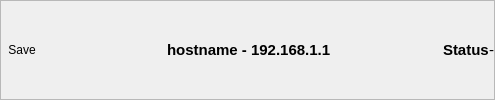
    <widget class="QFrame" name="frame">
     <property name="frameShape">
      <enum>QFrame::StyledPanel</enum>
     </property>
     <property name="frameShadow">
      <enum>QFrame::Raised</enum>
     </property>
     <layout class="QGridLayout" name="gridLayout">
      <property name="leftMargin">
       <number>0</number>
      </property>
      <property name="topMargin">
       <number>0</number>
      </property>
      <property name="rightMargin">
       <number>0</number>
      </property>
      <property name="bottomMargin">
       <number>0</number>
      </property>
      <property name="spacing">
       <number>0</number>
      </property>
      <item row="0" column="0">
       <layout class="QHBoxLayout" name="horizontalLayout_10">
        <item>
         <widget class="QToolButton" name="saveButton">
          <property name="minimumSize">
           <size>
            <width>32</width>
            <height>32</height>
           </size>
          </property>
          <property name="toolTip">
           <string>Save to CSV.</string>
          </property>
          <property name="text">
           <string>Save</string>
          </property>
          <property name="icon">
           <iconset theme="document-save">
            <normaloff>../../../../../../../../../../../../../../../../../../../../../../../../../../../../../../../../.designer/backup</normaloff>../../../../../../../../../../../../../../../../../../../../../../../../../../../../../../../../.designer/backup</iconset>
          </property>
          <property name="shortcut">
           <string>Ctrl+S</string>
          </property>
          <property name="toolButtonStyle">
           <enum>Qt::ToolButtonFollowStyle</enum>
          </property>
          <property name="autoRaise">
           <bool>true</bool>
          </property>
         </widget>
        </item>
        <item>
         <widget class="QToolButton" name="prefsButton">
          <property name="sizePolicy">
           <sizepolicy hsizetype="Fixed" vsizetype="Fixed">
            <horstretch>0</horstretch>
            <verstretch>0</verstretch>
           </sizepolicy>
          </property>
          <property name="minimumSize">
           <size>
            <width>32</width>
            <height>32</height>
           </size>
          </property>
          <property name="text">
           <string/>
          </property>
          <property name="icon">
           <iconset theme="preferences-desktop">
            <normaloff>../../../../../../../../../../../../../../../../../../../../../../../../../../../../../../../../.designer/backup</normaloff>../../../../../../../../../../../../../../../../../../../../../../../../../../../../../../../../.designer/backup</iconset>
          </property>
          <property name="autoRaise">
           <bool>true</bool>
          </property>
         </widget>
        </item>
        <item>
         <widget class="QToolButton" name="newRuleButton">
          <property name="sizePolicy">
           <sizepolicy hsizetype="Fixed" vsizetype="Fixed">
            <horstretch>32</horstretch>
            <verstretch>32</verstretch>
           </sizepolicy>
          </property>
          <property name="minimumSize">
           <size>
            <width>32</width>
            <height>32</height>
           </size>
          </property>
          <property name="toolTip">
           <string>Create a new rule</string>
          </property>
          <property name="text">
           <string/>
          </property>
          <property name="icon">
           <iconset theme="document-new">
            <normaloff>../../../../../../../../.designer/backup</normaloff>../../../../../../../../.designer/backup</iconset>
          </property>
          <property name="autoRaise">
           <bool>true</bool>
          </property>
         </widget>
        </item>
        <item>
         <spacer name="horizontalSpacer_9">
          <property name="orientation">
           <enum>Qt::Horizontal</enum>
          </property>
          <property name="sizeHint" stdset="0">
           <size>
            <width>60</width>
            <height>20</height>
           </size>
          </property>
         </spacer>
        </item>
        <item>
         <widget class="QLabel" name="nodeLabel">
          <property name="text">
           <string>&lt;html&gt;&lt;head/&gt;&lt;body&gt;&lt;p&gt;&lt;span style=&quot; font-size:11pt; font-weight:600;&quot;&gt;hostname - 192.168.1.1&lt;/span&gt;&lt;/p&gt;&lt;/body&gt;&lt;/html&gt;</string>
          </property>
          <property name="margin">
           <number>5</number>
          </property>
         </widget>
        </item>
        <item>
         <spacer name="horizontalSpacer">
          <property name="orientation">
           <enum>Qt::Horizontal</enum>
          </property>
          <property name="sizeHint" stdset="0">
           <size>
            <width>40</width>
            <height>20</height>
           </size>
          </property>
         </spacer>
        </item>
        <item>
         <widget class="QToolButton" name="startButton">
          <property name="minimumSize">
           <size>
            <width>32</width>
            <height>32</height>
           </size>
          </property>
          <property name="toolTip">
           <string>Start or Stop interception</string>
          </property>
          <property name="text">
           <string/>
          </property>
          <property name="icon">
           <iconset theme="media-playback-start">
            <normaloff>../../../../../../../../.designer/backup</normaloff>../../../../../../../../.designer/backup</iconset>
          </property>
          <property name="checkable">
           <bool>true</bool>
          </property>
          <property name="checked">
           <bool>false</bool>
          </property>
          <property name="autoRaise">
           <bool>true</bool>
          </property>
         </widget>
        </item>
        <item>
         <spacer name="horizontalSpacer_11">
          <property name="orientation">
           <enum>Qt::Horizontal</enum>
          </property>
          <property name="sizeType">
           <enum>QSizePolicy::Minimum</enum>
          </property>
          <property name="sizeHint" stdset="0">
           <size>
            <width>40</width>
            <height>20</height>
           </size>
          </property>
         </spacer>
        </item>
        <item>
         <widget class="QLabel" name="label_2">
          <property name="sizePolicy">
           <sizepolicy hsizetype="Fixed" vsizetype="Preferred">
            <horstretch>0</horstretch>
            <verstretch>0</verstretch>
           </sizepolicy>
          </property>
          <property name="font">
           <font>
            <family>Ubuntu</family>
            <pointsize>11</pointsize>
            <weight>75</weight>
            <italic>false</italic>
            <bold>true</bold>
            <kerning>true</kerning>
           </font>
          </property>
          <property name="text">
           <string>Status</string>
          </property>
          <property name="alignment">
           <set>Qt::AlignLeading|Qt::AlignLeft|Qt::AlignVCenter</set>
          </property>
          <property name="margin">
           <number>5</number>
          </property>
         </widget>
        </item>
        <item>
         <widget class="QLabel" name="statusLabel">
          <property name="sizePolicy">
           <sizepolicy hsizetype="Minimum" vsizetype="Fixed">
            <horstretch>0</horstretch>
            <verstretch>0</verstretch>
           </sizepolicy>
          </property>
          <property name="font">
           <font>
            <pointsize>11</pointsize>
            <kerning>true</kerning>
           </font>
          </property>
          <property name="text">
           <string>-</string>
          </property>
          <property name="alignment">
           <set>Qt::AlignLeading|Qt::AlignLeft|Qt::AlignVCenter</set>
          </property>
          <property name="margin">
           <number>5</number>
          </property>
         </widget>
        </item>
       </layout>
      </item>
     </layout>
    </widget>
